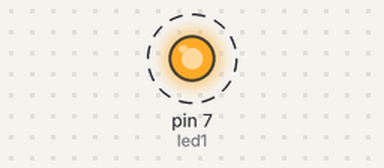
Simulated run of this sketch. Board: Arduino Uno, built with avr-gcc and run on an emulated ATmega328P. Parts: output pins drawn as LEDs (lit = HIGH). Dashed ring = blinking.

Above: at 0.2 s.
Timing chart, 0 to 3.0 s (numbered marks = the images above):
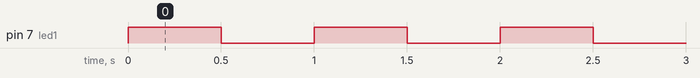

The sketch:

1_code_blink.ino
```cpp
//Blinking LED youtube-- https://www.youtube.com/watch?v=EJEz6t5SpMw
int led1 = 7;

void setup() {
  pinMode(7, OUTPUT);
}

void loop() {
  digitalWrite(led1, HIGH);       //To make led glow
  delay(500);                    //We need to see wether led is switched on or not, se we are giving delay, 1000 miliseconds approx 1 sec.
  digitalWrite(led1, LOW);        //To switch Off led
  delay(500);
}
```

Measured:
- by itself, pin 7 (led1): alternates HIGH for 0.50 s and LOW for 0.50 s
